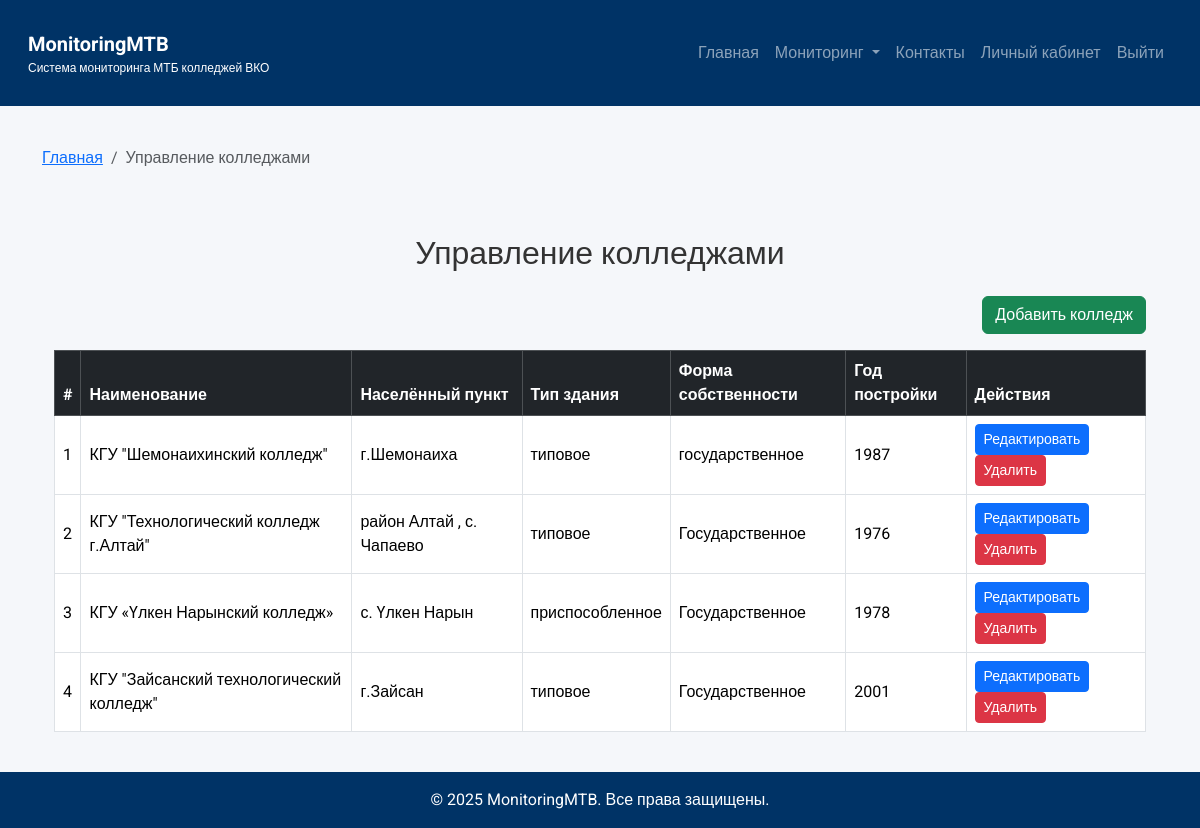
Page /manage_colleges/ (signed in) on the committed database.
### colleges/models.py (models this page shows, shortened)
class College(models.Model):
    name = models.CharField(max_length=255, verbose_name="Наименование колледжа")
    city = models.CharField(max_length=255, verbose_name="Населенный пункт")
    building_type = models.CharField(max_length=255, verbose_name="Тип здания")
    ownership_form = models.CharField(max_length=255, verbose_name="Форма собственности")
    year_built = models.IntegerField(verbose_name="Год постройки")

### colleges/utils.py (the view)
    def wrapper(request, *args, **kwargs):
        if request.user.is_authenticated and (request.user.role == 'manager' or request.user.role == 'admin'):
            return view_func(request, *args, **kwargs)
        else:
            return redirect('profile')

### colleges/utils.py (called while the page is built)
def manager_required(view_func):
    def wrapper(request, *args, **kwargs):
        if request.user.is_authenticated and (request.user.role == 'manager' or request.user.role == 'admin'):
            return view_func(request, *args, **kwargs)
        else:
            return redirect('profile')
    return wrapper

### colleges/views.py (called while the page is built)
@manager_required
def manage_colleges(request):
    colleges = College.objects.all()
    return render(request, 'manage_colleges.html', {
        'colleges': colleges,
        'page_title': 'Управление колледжами'
    })

### templates/manage_colleges.html
{% extends 'base.html' %}
{% block content %}
<div class="container mt-4">
    <h2 class="text-center mb-4">Управление колледжами</h2>
    <div class="text-end mb-3">
        <a href="{% url 'add_college' %}" class="btn btn-success">Добавить колледж</a>
    </div>
    <table class="table table-bordered table-hover align-middle">
        <thead class="table-dark">
            <tr>
                <th>#</th>
                <th>Наименование</th>
                <th>Населённый пункт</th>
                <th>Тип здания</th>
                <th>Форма собственности</th>
                <th>Год постройки</th>
                <th>Действия</th>
            </tr>
        </thead>
        <tbody>
            {% for college in colleges %}
            <tr>
                <td>{{ forloop.counter }}</td>
                <td>{{ college.name }}</td>
                <td>{{ college.city }}</td>
                <td>{{ college.building_type }}</td>
                <td>{{ college.ownership_form }}</td>
                <td>{{ college.year_built }}</td>
                <td>
                    <a href="{% url 'edit_college' college.id %}" class="btn btn-sm btn-primary">Редактировать</a>
                    <a href="{% url 'delete_college' college.id %}" class="btn btn-sm btn-danger" onclick="return confirm('Удалить колледж?');">Удалить</a>
                </td>
            </tr>
            {% empty %}
            <tr><td colspan="7" class="text-center">Колледжи не найдены.</td></tr>
            {% endfor %}
        </tbody>
    </table>
</div>
{% endblock %}

### templates/base.html (style rules this page uses)
body { font-family: 'Roboto', sans-serif; background-color: #F5F7FA; color: #333; }

### rows in the picture
College: name "КГУ \"Шемонаихинский колледж\"", city "г.Шемонаиха", building_type "типовое", ownership_form "государственное", year_built "1987"
College: name "КГУ \"Технологический колледж г.Алтай\"", city "район Алтай , с. Чапаево", building_type "типовое", ownership_form "Государственное", year_built "1976"
College: name "КГУ «Үлкен Нарынский колледж»", city "с. Үлкен Нарын", building_type "приспособленное", ownership_form "Государственное", year_built "1978"
College: name "КГУ \"Зайсанский технологический колледж\"", city "г.Зайсан", building_type "типовое", ownership_form "Государственное", year_built "2001"

### other values in the picture
{{ page_title }} "Управление колледжами"
